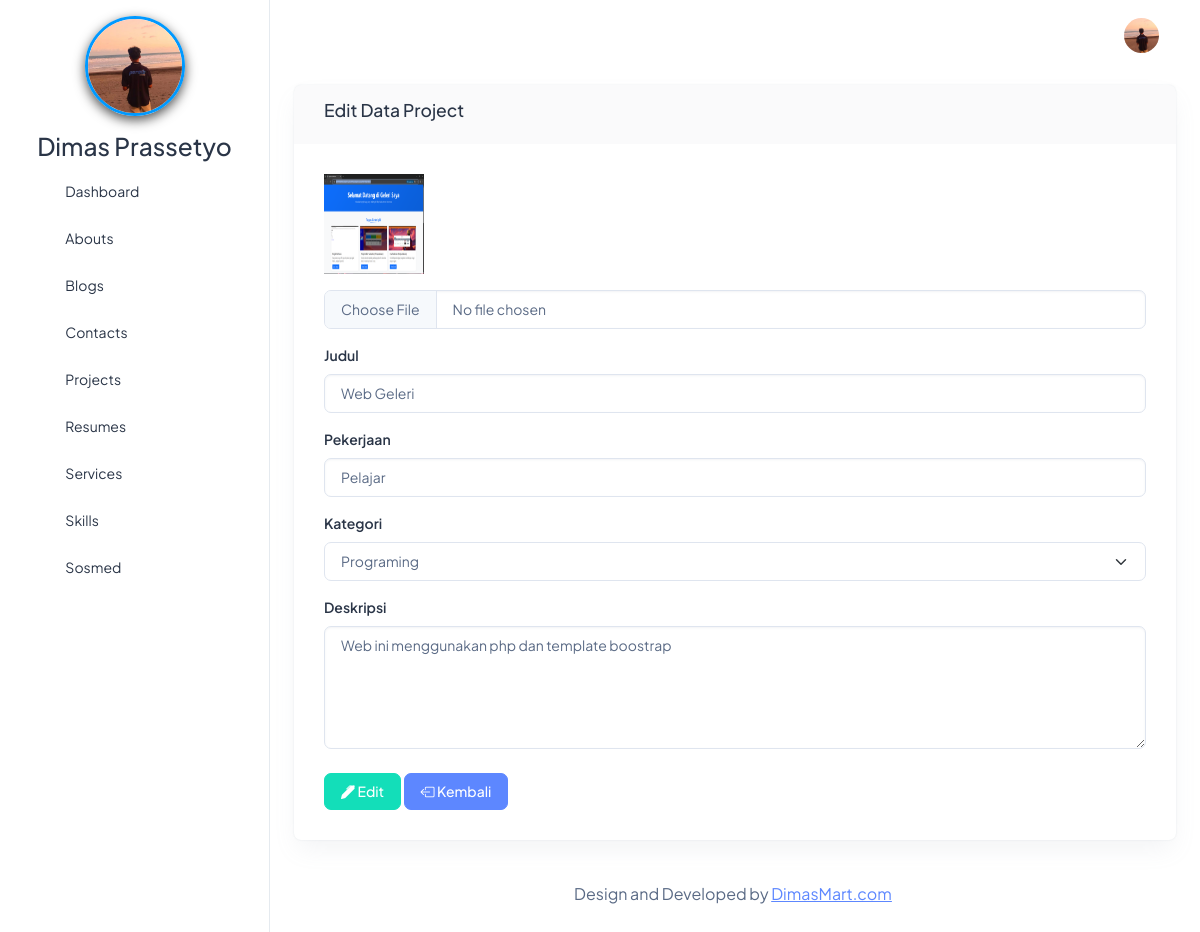
Screenshot of /beckend/pages/project/edit.php?id=8 with the database file from the repository.
### tables this page shows
CREATE TABLE `abouts` (
  `id` bigint NOT NULL,
  `name` varchar(255) NOT NULL,
  `born` date NOT NULL,
  `address` text NOT NULL,
  `zip_code` int NOT NULL,
  `email` varchar(255) NOT NULL,
  `phone` varchar(255) NOT NULL,
  `total_project` int NOT NULL,
  `work` varchar(255) NOT NULL,
  `image` text NOT NULL,
  `description` text NOT NULL
);

CREATE TABLE `projects` (
  `id` bigint NOT NULL,
  `image` varchar(255) NOT NULL,
  `title` varchar(255) NOT NULL,
  `job` varchar(255) NOT NULL,
  `description` text NOT NULL,
  `category` varchar(255) NOT NULL
);

### beckend/action/project/show.php (called while the page is built, shortened)
<?php
$id = $_GET['id'];
$qSelect = "SELECT * FROM projects WHERE id='$id'";
$result = mysqli_query($connect, $qSelect) or die(mysqli_error($connect));
$project = $result->fetch_object();

### beckend/pages/project/edit.php (the view, shortened to what this page needs)
<?php
include '../../partials/header.php';
include '../../partials/sidebar.php';
include '../../partials/navbar.php';
?>
<div class="row">
    <div class="col-12">
        <div class="card">
            <div class="card-header">
                <h5>Edit Data Project</h5>
            </div>
            <div class="card-body">
                <?php include '../../action/project/show.php'; ?>
                <form action="../../action/project/update.php?id=<?= $project->id ?>" method="POST" enctype="multipart/form-data">
                    <div class="mb-3">
                        <img src="../../../storages/project/<?= $project->image ?>" alt="Gambar" width="100px" height="100" class="mb-3">
                        <input type="file" name="image" class="form-control" id="imageInput">
                    </div>
                    <div class="mb-3">
                        <label for="titleInput" class="form-label">Judul</label>
                        <input type="text" name="title" class="form-control" id="titleInput"
                            placeholder="Masukan Judul Project..." required
                            value="<?= htmlspecialchars($project->title) ?>">
                    </div>
                    <div class="mb-3">
                        <label for="jobInput" class="form-label">Pekerjaan</label>
                        <input type="text" name="job" class="form-control" id="jobInput"
                            placeholder="Masukan Pekerjaan..." required
                            value="<?= htmlspecialchars($project->job) ?>">
                    </div>
                    <div class="mb-3">
                        <label class="form-label">Kategori</label>
                        <select class="form-select" name="category" aria-label="Default" required value="<?= $projects->category ?>">
                            <option value="programing" <?= ($project->category == 'programing') ? 'selected' : '' ?>>
                                Programing
                            </option>
                        </select>
                    </div>
                    <div class="mb-3">
                        <label for="descriptionInput" class="form-label">Deskripsi</label>
                        <textarea name="description" class="form-control" id="descriptionInput"
                            rows="5" required><?= htmlspecialchars($project->description) ?></textarea>
                    </div>
                    <div class="mt-4">
                        <button type="submit" class="btn btn-success" name="tombol">
                            <i class="bi bi-pen-fill"></i> Edit
                        </button>
                        <a href="./index.php" class="btn btn-primary">
                            <i class="bi bi-box-arrow-left"></i> Kembali
                        </a>
                    </div>
                </form>
            </div>
        </div>
    </div>
</div>
<?php
include '../../partials/footer.php';
include '../../partials/script.php';
?>

### beckend/partials/sidebar.php (shortened to what this page needs)
<?php
$qAbouts = "SELECT * FROM abouts";
$result = mysqli_query($connect, $qAbouts) or die(mysqli_error($connect));
$item = $result->fetch_object();
?>
<body>
  <div class="page-wrapper" id="main-wrapper" data-layout="vertical" data-navbarbg="skin6" data-sidebartype="full"
    data-sidebar-position="fixed" data-header-position="fixed">
    <aside class="left-sidebar">
      <div>
        <div>
          <div class="brand-logo">
            <div class="w-100 d-flex flex-column align-items-center justify-content-center" style="padding:16px 0;">
              <a href="#" class="text-nowrap logo-img">
                <img src="../../../storages/about/<?= $item->image ?>" alt="Gambar" width="100" height="100" alt="" style="border-radius:50%; object-fit:cover; box-shadow:0 4px 12px rgba(0,0,0,0.69); border:3px solid #0099ff; display:block; margin:auto;">
              </a>
            </div>
            <div class="h3 text-center">
              <?= $item->name ?>
            </div>
          </div>
          <nav class="sidebar-nav scroll-sidebar" data-simplebar="">
            <ul id="sidebarnav">
              <li class="sidebar-item">
                <a class="sidebar-link" href="../dashboard/index.php" aria-expanded="false">
                  <span>
                    <i class="ti ti-layout-dashboard"></i>
                  </span>
                  <span class="hide-menu">Dashboard</span>
                </a>
              </li>
              <li class="sidebar-item">
                <a class="sidebar-link" href="../about/index.php" aria-expanded="false">
                  <span>
                    <i class="ti ti-info-square"></i>
                  </span>
                  <span class="hide-menu">Abouts</span>
                </a>
              </li>
              <li class="sidebar-item">
                <a class="sidebar-link" href="../blog/index.php" aria-expanded="false">
                  <span>
                    <i class="ti ti-pencil"></i>
                  </span>
                  <span class="hide-menu">Blogs</span>
                </a>
              </li>
              <li class="sidebar-item">
                <a class="sidebar-link" href="../contact/index.php" aria-expanded="false">
                  <span>
                    <i class="ti ti-phone"></i>
                  </span>
                  <span class="hide-menu">Contacts</span>
                </a>
              </li>
              <li class="sidebar-item">
                <a class="sidebar-link" href="../project/index.php" aria-expanded="false">
                  <span>
                    <i class="ti ti-apps"></i>
                  </span>
                  <span class="hide-menu">Projects</span>
                </a>
              </li>
              <li class="sidebar-item">
                <a class="sidebar-link" href="../resume/index.php" aria-expanded="false">
                  <span>
                    <i class="ti ti-file-text"></i>
                  </span>
                  <span class="hide-menu">Resumes</span>
                </a>
              </li>
              <li class="sidebar-item">
                <a class="sidebar-link" href="../service/index.php" aria-expanded="false">
                  <span>
                    <i class="ti ti-server"></i>
                  </span>
                  <span class="hide-menu">Services</span>
                </a>
              </li>
              <li class="sidebar-item">
                <a class="sidebar-link" href="../skill/index.php" aria-expanded="false">
                  <span>
                    <i class="ti ti-tools"></i>
                  </span>
                  <span class="hide-menu">Skills</span>
                </a>
              </li>
              <li class="sidebar-item">
                <a class="sidebar-link" href="../socmed/index.php" aria-expanded="false">
                  <span>
                    <i class="ti ti-brand-instagram"></i>
                  </span>
                  <span class="hide-menu">Sosmed</span>
                </a>
              </li>
            </ul>
          </nav>
        </div>
    </aside>

### beckend/partials/navbar.php (shortened to what this page needs)
<?php
$qAbouts = "SELECT * FROM abouts";
$result = mysqli_query($connect, $qAbouts) or die(mysqli_error($connect));
$item = $result->fetch_object();
?>
    <div class="body-wrapper">
      <header class="app-header">
        <nav class="navbar navbar-expand-lg navbar-light">
          <div class="navbar-collapse justify-content-end px-0" id="navbarNav">
            <ul class="navbar-nav flex-row ms-auto align-items-center justify-content-end">
              <li class="nav-item dropdown">
                <a class="nav-link nav-icon-hover" href="javascript:void(0)" id="drop2" data-bs-toggle="dropdown"
                  aria-expanded="false">
                  <img src="../../../storages/about/<?= $item->image ?>" alt="" width="35" height="35" class="rounded-circle">
                </a>
              </li>
            </ul>
          </div>
        </nav>
      </header>
      <div class="container-fluid">

### rows the page displays
abouts: image (picture), name "Dimas Prassetyo"
projects: image (picture), title "Web Geleri", job "Pelajar", category "Programing", description "Web ini menggunakan php dan template boostrap"
